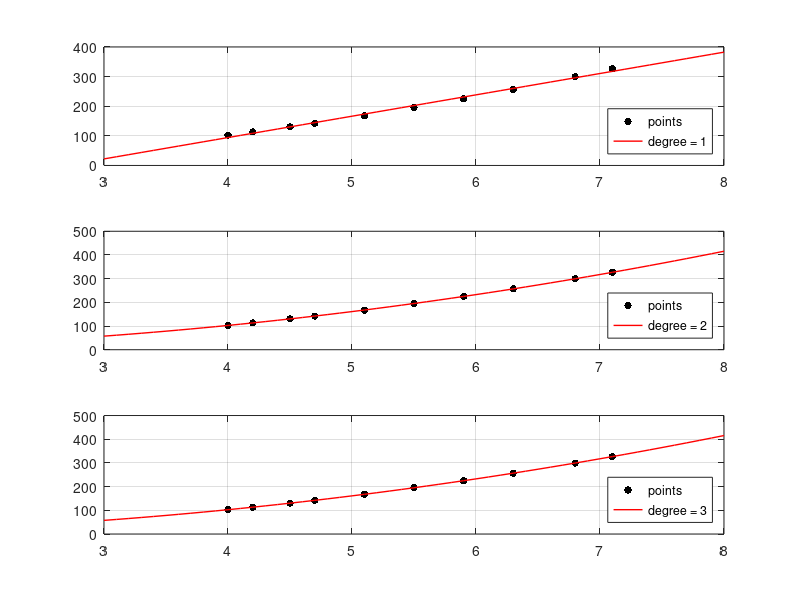

The MATLAB script that drew this image:
x = [4 4.2 4.5 4.7 5.1 5.5 5.9 6.3 6.8 7.1]';
y = [102.56 113.18 130.11 142.05 167.53 195.14 224.87 256.73 299.5 326.72]';

X1 = [ones(10,1) x];
theta1 = (X1'*X1)\(X1'*y);
f_1 = @(x) theta1(1) + theta1(2)*x;
disp("error1 = " + sum((y-f_1(x)).^2));

X2 = [ones(10,1) x x.^2];
theta2 = (X2'*X2)\(X2'*y);
f_2 = @(x) theta2(1) + theta2(2)*x + theta2(3)*x.^2;
disp("error2 = " + sum((y-f_2(x)).^2));

X3 = [ones(10,1) x x.^2 x.^3];
theta3 = (X3'*X3)\(X3'*y);
f_3 = @(x) theta3(1) + theta3(2)*x + theta3(3)*x.^2 + theta3(4)*x.^3;
disp("error3 = " + sum((y-f_3(x)).^2));


subplot(3,1,1);
plot(x, y,'.k','MarkerSize',16); hold on;
plot(3:.1:8,f_1(3:.1:8),'-r','LineWidth',1);
legend({'points', 'degree = 1'},'Location', 'Southeast');
grid on;

subplot(3,1,2);
plot(x, y,'.k','MarkerSize',16); hold on;
plot(3:.1:8,f_2(3:.1:8),'-r','LineWidth',1);
legend({'points', 'degree = 2'},'Location', 'Southeast');
grid on;

subplot(3,1,3);
plot(x, y,'.k','MarkerSize',16); hold on;
plot(3:.1:8,f_3(3:.1:8),'-r','LineWidth',1);
legend({'points', 'degree = 3'},'Location', 'Southeast');
grid on;
